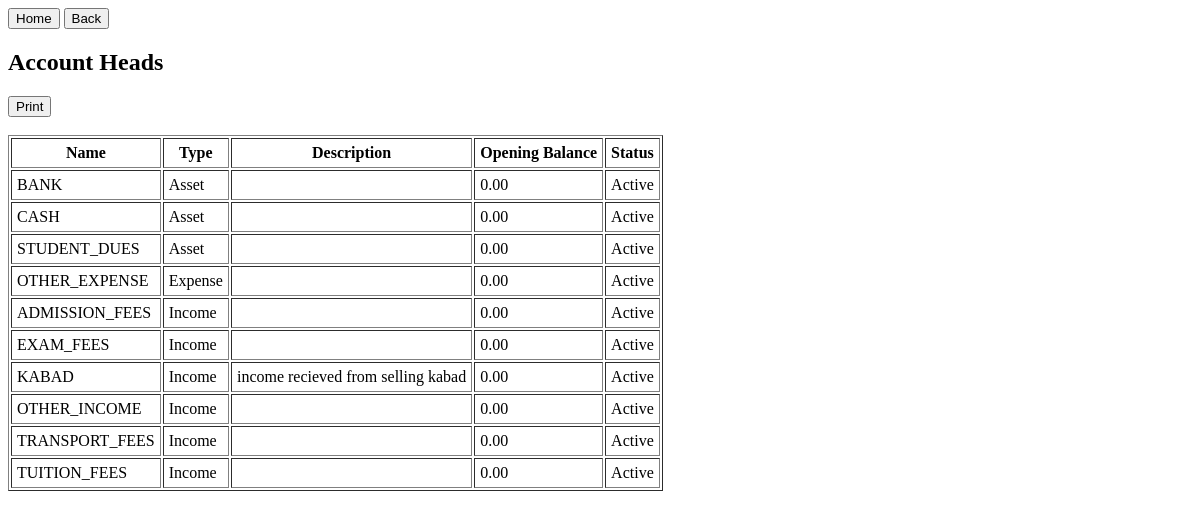
The page /transactions/list_account_heads/ (signed in) on the database as committed earlier.
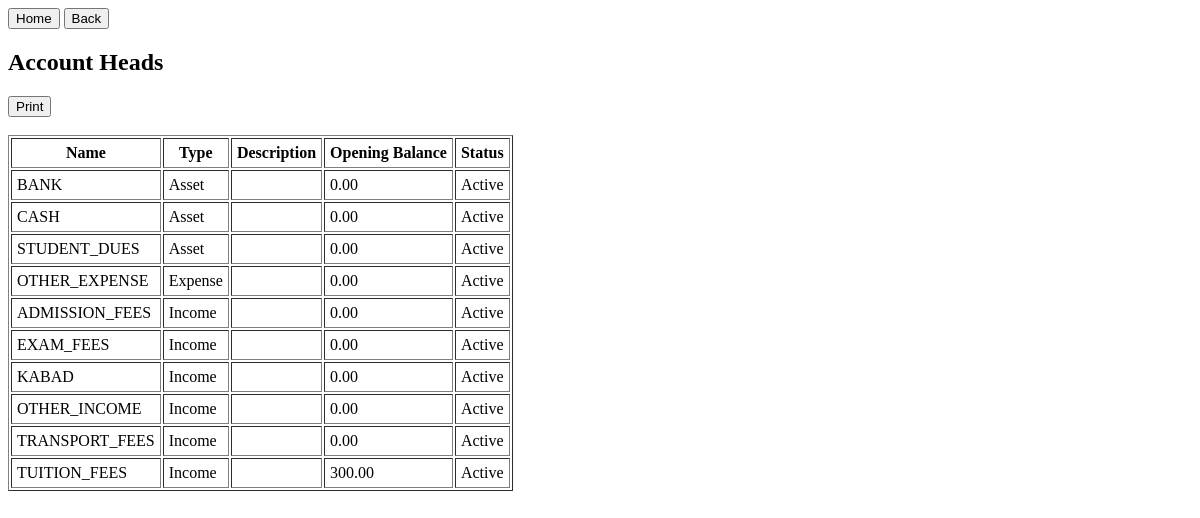
The same page on the database as committed later.
### transactions/models.py (models this page shows, shortened)
class AccountHead(models.Model):
    ACCOUNT_TYPES = [
        ('asset', 'Asset'),
        ('liability', 'Liability'),
        ('income', 'Income'),
        ('expense', 'Expense'),
    ]
    name = models.CharField(max_length=100, unique=True)
    type = models.CharField(max_length=20, choices=ACCOUNT_TYPES)
    description = models.TextField(blank=True, null=True)
    opening_balance = models.DecimalField(max_digits=10, decimal_places=2, default=0)
    is_active = models.BooleanField(default=True)
    school = models.ForeignKey(School, on_delete=models.CASCADE)

### transactions/views.py (the view)
# urls.py: path('list_account_heads/', views.list_account_heads, name='list_account_heads'),
@login_required
def list_account_heads(request):
    school = request.user.userprofile.school
    heads = AccountHead.objects.filter(school=school).order_by('type', 'name')
    return render(request, 'transactions/account_head_list.html', {'heads': heads})

### transactions/templates/transactions/account_head_list.html (shortened to what this page needs)
<a href="{% url 'home'%}"><button>Home</button></a>
<a href="{% url 'transactions_home'%}"><button>Back</button></a>
<h2>Account Heads</h2>
<button onclick="window.print()">Print</button>
<table border="1" cellpadding="5">
    <tr>
        <th>Name</th>
        <th>Type</th>
        <th>Description</th>
        <th>Opening Balance</th>
        <th>Status</th>
    </tr>
    {% for head in heads %}
    <tr>
        <td>{{ head.name }}</td>
        <td>{{ head.get_type_display }}</td>
        <td>{{ head.description }}</td>
        <td>{{ head.opening_balance }}</td>
        <td>{{ head.is_active|yesno:"Active,Inactive" }}</td>
    </tr>
    {% empty %}
    <tr><td colspan="5">No account heads found.</td></tr>
    {% endfor %}
</table>

Rows that differ between the two databases and show on the page:
changed AccountHead "KABAD": description "income recieved from selling kabad" → (not shown)
changed AccountHead "TUITION_FEES": opening_balance "0.00" → "300.00"
